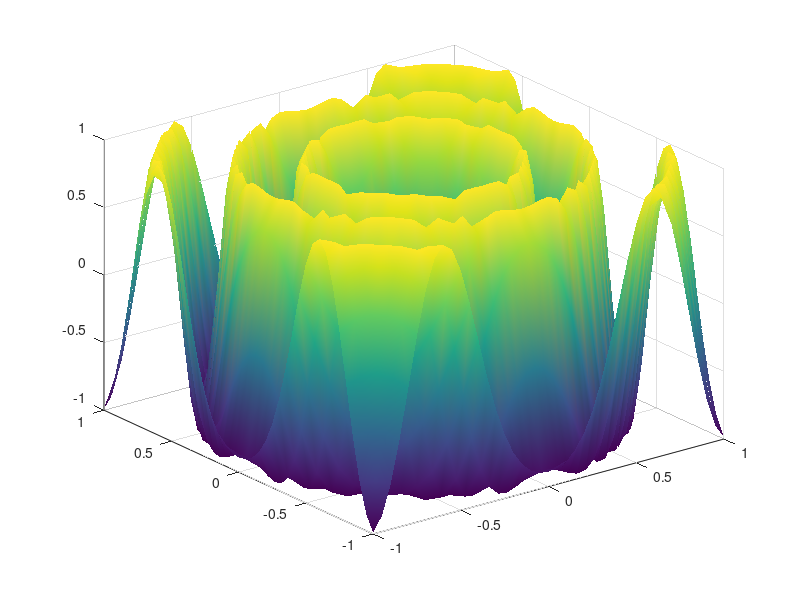

Source code (MATLAB):
% animation.m

clear all;
[X,Y] = meshgrid(-1:0.05:1,-1:0.05:1);

for j = 1:60
    Z = cos(j^0.5*pi*exp(-X.^2-Y.^2));
    %mesh(X,Y,Z);
    surf(X,Y,Z);
    shading interp
    F(j) = getframe;
end
% Abspielen des Movies
movie(F,1);